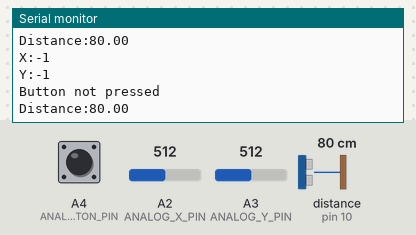
The sketch below on a simulated Arduino Uno, built with avr-gcc and run on an emulated ATmega328P. On the bench: the last lines printed to the serial monitor. Wiring (inferred from the names in the program): ultrasonic range finder: trigger pin 9; echo pin 10. Inputs (shaded band) come from the test bench; at power-on: A4 (ANALOG_BUTTON_PIN) HIGH, A2 (ANALOG_X_PIN) = 512, distance to the obstacle (sensor on pin 10) 80 cm, A3 (ANALOG_Y_PIN) = 512. The echo pulse lasts 58.3 µs per cm.

Above: at 2.2 s.
2.3 s: A4 (ANALOG_BUTTON_PIN) pulled LOW for 0.15 s
3.9 s: A2 (ANALOG_X_PIN) set to 716
At 4.01 s:
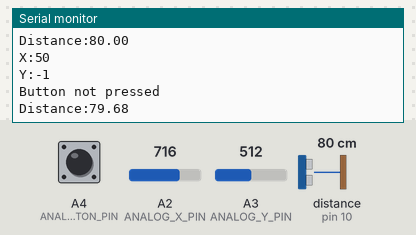
6.9 s: distance to the obstacle (sensor on pin 10) set to 2 cm
At 7.05 s:
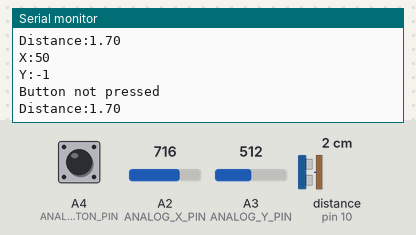
8.4 s: A3 (ANALOG_Y_PIN) set to 390
At 8.45 s:
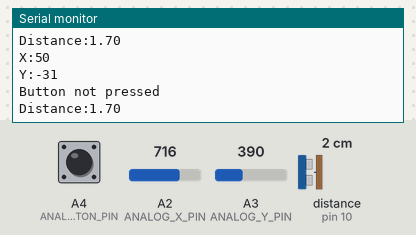
9.9 s: A4 (ANALOG_BUTTON_PIN) pulled LOW for 1 s
At 10.01 s:
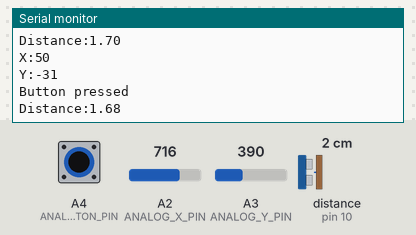
12.4 s: distance to the obstacle (sensor on pin 10) set to 4 cm
At 12.5 s:
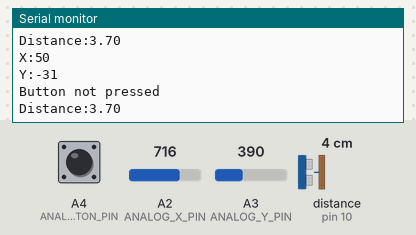
Timing chart, 0 to 14.9 s (numbered marks = the images above; inputs shaded):
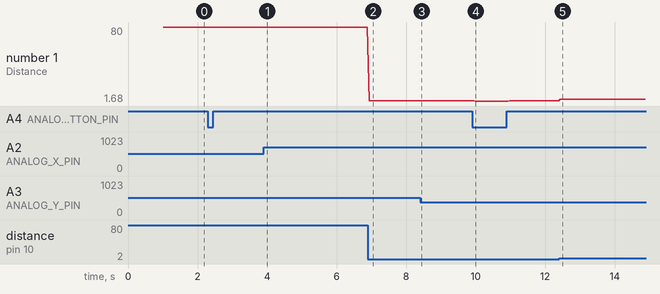

The sketch:

game_controller_combined.ino
```cpp
/*
 * Combined Game Controller - Joystick + Ultrasonic Sensor
 * For Log Roller Game with Arduino Controls
 *
 * Hardware Setup:
 * - Ultrasonic Sensor HC-SR04:
 *   - VCC -> 5V
 *   - GND -> GND
 *   - Trig -> Pin 9
 *   - Echo -> Pin 10
 *
 * - Analog Joystick:
 *   - VCC -> 5V
 *   - GND -> GND
 *   - VRx -> A2 (X-axis)
 *   - VRy -> A3 (Y-axis)
 *   - SW -> A4 (Button)
 */

// Ultrasonic Sensor Pins
const int trigPin = 9;
const int echoPin = 10;

// Joystick Pins
#define ANALOG_X_PIN A2
#define ANALOG_Y_PIN A3
#define ANALOG_BUTTON_PIN A4

// Joystick calibration values
#define ANALOG_X_CORRECTION 128
#define ANALOG_Y_CORRECTION 128

// Variables for sensor readings
float duration, distance;
int joystick_x, joystick_y;
bool button_pressed;

void setup() {
  // Initialize ultrasonic sensor pins
  pinMode(trigPin, OUTPUT);
  pinMode(echoPin, INPUT);

  // Initialize joystick button pin
  pinMode(ANALOG_BUTTON_PIN, INPUT_PULLUP);

  // Start serial communication at 115200 baud
  // (matching the baudrate in arduino_controls.py)
  Serial.begin(115200);

  // Give time for serial connection to establish
  delay(1000);
  Serial.println("Game Controller Ready!");
}

void loop() {
  // Read ultrasonic sensor
  readUltrasonicSensor();

  // Read joystick
  readJoystick();

  // Send all data in the format expected by arduino_controls.py
  sendSensorData();

  // Small delay to avoid overwhelming the serial connection
  delay(50);  // 20 readings per second
}

void readUltrasonicSensor() {
  // Send ultrasonic pulse
  digitalWrite(trigPin, LOW);
  delayMicroseconds(2);
  digitalWrite(trigPin, HIGH);
  delayMicroseconds(10);
  digitalWrite(trigPin, LOW);

  // Read the echo duration
  duration = pulseIn(echoPin, HIGH);

  // Calculate distance in centimeters
  distance = (duration * 0.0343) / 2;

  // Limit distance readings to reasonable range
  if (distance > 400) {
    distance = 400;  // Max reasonable distance
  }
}

void readJoystick() {
  // Read analog values and apply correction
  joystick_x = readAnalogAxisLevel(ANALOG_X_PIN) - ANALOG_X_CORRECTION;
  joystick_y = readAnalogAxisLevel(ANALOG_Y_PIN) - ANALOG_Y_CORRECTION;

  // Read button state
  button_pressed = isAnalogButtonPressed(ANALOG_BUTTON_PIN);
}

void sendSensorData() {
  // Send data in the exact format expected by arduino_controls.py

  // Joystick X
  Serial.print("X:");
  Serial.println(joystick_x);

  // Joystick Y
  Serial.print("Y:");
  Serial.println(joystick_y);

  // Button state
  if (button_pressed) {
    Serial.println("Button pressed");
  } else {
    Serial.println("Button not pressed");
  }

  // Ultrasonic distance
  Serial.print("Distance:");
  Serial.println(distance);
}

// Helper function to map analog reading to 0-255 range
byte readAnalogAxisLevel(int pin) {
  return map(analogRead(pin), 0, 1023, 0, 255);
}

// Helper function to check if button is pressed
bool isAnalogButtonPressed(int pin) {
  return digitalRead(pin) == 0;  // Button pulled low when pressed
}
```

Measured:
- after the input at 3.9 s, the serial monitor: prints a new line at once (image 1)
- after the input at 6.9 s, the serial monitor: prints a new line at once (image 2)
- after the input at 8.4 s, the serial monitor: prints a new line at once (image 3)
- after the input at 9.9 s, the serial monitor: prints a new line at once (image 4)
- after the input at 12.4 s, the serial monitor: prints a new line at once (image 5)
- plotted number 1: 79.68 → 1.7 after the input at 6.9 s, 1.7 → 3.7 after the input at 12.4 s
